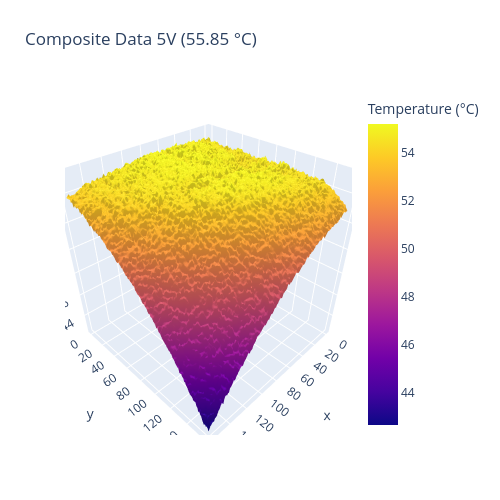

Notebook code for this chart:
### Code cell
rois_5V = []
roi_5V_prms = [[[182, 119], [200, 119], [190, 280], [182, 280]],
                [[182, 119], [220, 119], [210, 280], [182, 280]],
                [[182, 119], [250, 119], [240, 280], [182, 280]],
                [[190, 119], [270, 119], [260, 280], [182, 280]],
                [[200, 119], [285, 119], [275, 280], [195, 280]],
                [[225, 119], [305, 119], [295, 280], [210, 280]],
                [[240, 119], [325, 119], [305, 280], [225, 280]],
                [[245, 119], [330, 119], [320, 280], [240, 280]],
                [[265, 119], [343, 119], [343, 280], [260, 280]],
                [[275, 119], [343, 119], [343, 280], [275, 280]],
                [[310, 119], [343, 119], [343, 280], [305, 280]],
                [[325, 119], [343, 119], [343, 280], [325, 280]],
                [[270, 119], [343, 119], [343, 150], [260, 280], [182, 280], [182, 250]],
                [[182, 119], [270, 119], [343, 280], [260, 280], [182, 135]],
                [[182, 119], [343, 119], [343, 133], [182, 130]],
                [[182, 119], [343, 119], [343, 160], [182, 155]],
                [[182, 119], [343, 119], [343, 188], [182, 183]],
                [[182, 122], [343, 130], [343, 207], [182, 200]],
                [[182, 135], [343, 145], [343, 220], [182, 210]],
                [[182, 155], [343, 165], [343, 240], [182, 230]],
                [[182, 175], [343, 190], [343, 260], [182, 250]],
                [[182, 200], [343, 215], [343, 280], [182, 280]],
                [[182, 215], [343, 235], [343, 280], [182, 280]],
                [[182, 230], [343, 250], [343, 280], [182, 280]],
                [[182, 255], [343, 275], [343, 280], [182, 280]],
                [[182, 270], [230, 280], [182, 280]]
                ]
for prm in roi_5V_prms:
    roi = optrisROI.PolyROI(prm)
    for i in range(3):
        rois_5V.append(roi)

composite_5V = ti.TemperatureComposite(datasets_5V, rois_5V, "Composite Data 5V (55.85 °C)")
composite_5V.save("C:/Users/ssuub/Desktop/EDET80k_Damage/Lasing Analysis/apps/Simulation and BeamLib/Caleb/New PC Data/5V_Data/Composite/5V_411mA_Composite.csv")

composite_5V.render3D(roi = optrisROI.CHIP)

### Figure 1 — Plotly figure (JSON) as saved in the notebook; plotly's stock layout.template omitted (floating-point values rounded to 4 significant figures; data arrays with more than 128 entries replaced by an {"elided": "..."} marker saying what was removed)
{"data": [{"colorbar": {"title": {"text": "Temperature (°C)"}}, "type": "surface", "z": {"elided": "160x160 float values"}}], "layout": {"autosize": false, "height": 500, "margin": {"b": 65, "l": 65, "r": 50, "t": 90}, "title": {"text": "Composite Data 5V (55.85 °C)"}, "width": 500}}
